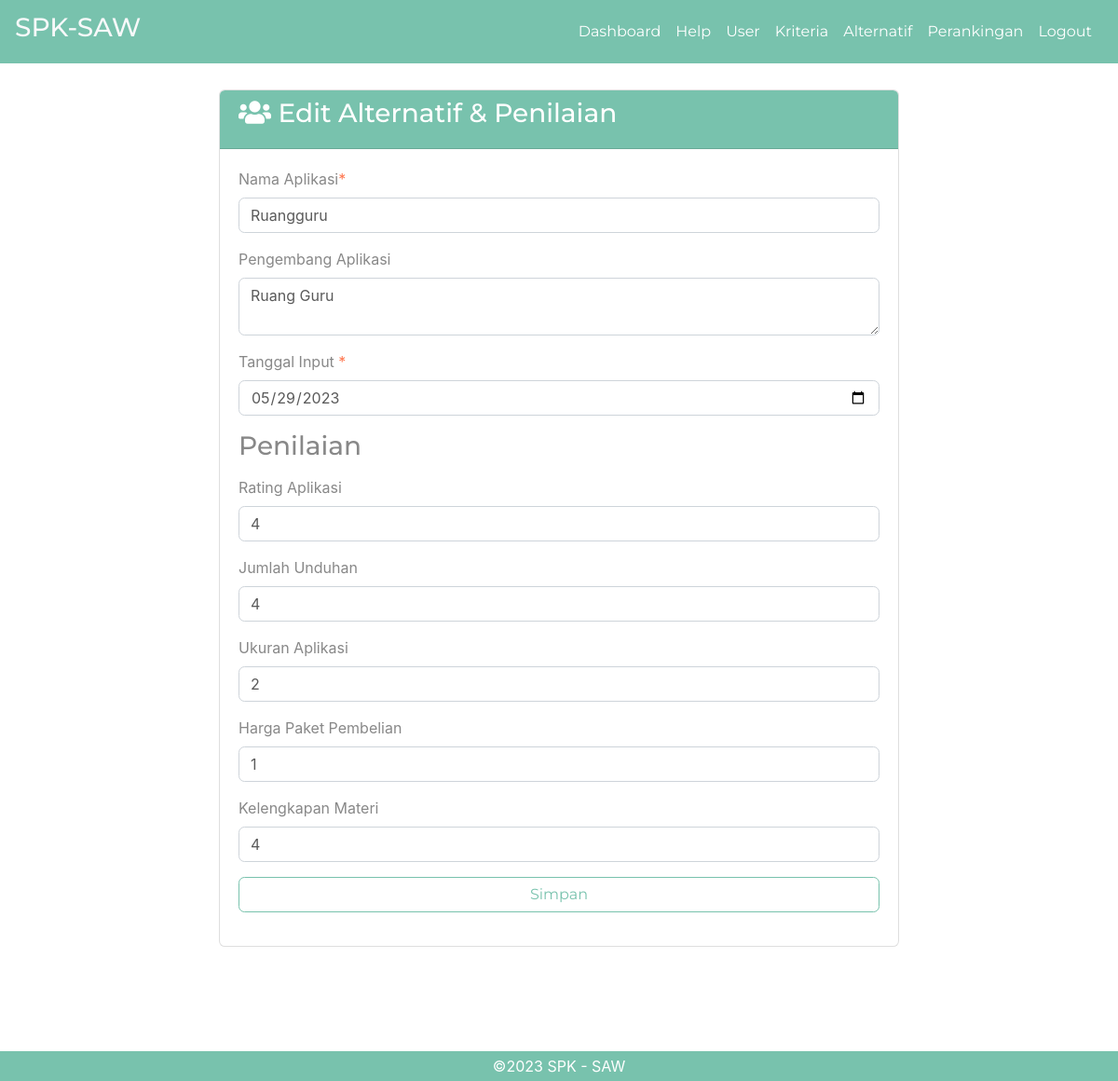
The app's page /edit-alternatif.php?id=222246 (signed in) with its own data.
### tables this page shows
CREATE TABLE `alternatif` (
  `id_alternatif` int(10) NOT NULL,
  `nama_aplikasi` varchar(25) NOT NULL,
  `pengembang` text NOT NULL,
  `tanggal_input` date NOT NULL
);

CREATE TABLE `nilai_alternatif` (
  `id_nilai_alternatif` int(11) NOT NULL,
  `id_alternatif` int(10) NOT NULL,
  `id_kriteria` int(10) NOT NULL,
  `nilai` float NOT NULL
);

CREATE TABLE `kriteria` (
  `id_kriteria` int(10) NOT NULL,
  `nama` varchar(30) NOT NULL,
  `type` enum('benefit','cost') NOT NULL,
  `bobot` float NOT NULL,
  `ada_pilihan` tinyint(1) DEFAULT NULL,
  `urutan_order` int(2) NOT NULL
);

### edit-alternatif.php (the view, shortened to what this page needs)
<?php require_once('includes/init.php'); ?>
<?php
$sukses = false;
$ada_error = false;
$id_alternatif = (isset($_GET['id'])) ? trim($_GET['id']) : '';
if(!$id_alternatif) {
	$ada_error = 'Maaf, data tidak dapat diproses.';
} else {
	$query = $pdo->prepare('SELECT * FROM alternatif WHERE id_alternatif = :id_alternatif');
	$query->execute(array('id_alternatif' => $id_alternatif));
	$result = $query->fetch();
	$id_alternatif = (isset($result['id_alternatif'])) ? trim($result['id_alternatif']) : '';
	$nama = (isset($result['nama_aplikasi'])) ? trim($result['nama_aplikasi']) : '';
	$pengembang = (isset($result['pengembang'])) ? trim($result['pengembang']) : '';
	$tanggal_input = (isset($result['tanggal_input'])) ? trim($result['tanggal_input']) : '';
}
?>
<?php
require_once('head.php');
require_once('navbar.php');
?>
<div class="container pt-5 pb-5">
	<div class="row ">
		<div class="col col-md-8 mx-auto">
			<div class="card mb-5">
				<div class="card-header pt-2 bg-primary text-white">
					<h3> <i class="fa fa-users" ></i> Edit Alternatif & Penilaian</h3>
                </div>
                        <?php if($sukses): ?>
                            <div class="msg-box">
                                <p>Data berhasil disimpan</p>
                            </div>
                        <?php elseif($ada_error): ?>
                            <p><?php echo $ada_error; ?></p>
                        <?php else: ?>
                            <div class="card-body">
                                <form action="edit-alternatif.php?id=<?php echo $id_alternatif; ?>" method="post">
                                    <div class="form-group">
                                        <label>Nama Aplikasi<span class="text-danger">*</span></label>
                                        <input type="text" class="form-control" name="nama_aplikasi" value="<?php echo $nama; ?>">
                                    </div>
                                    <div class="form-group">
                                        <label>Pengembang Aplikasi</label>
                                        <textarea class="form-control" name="pengembang" cols="30" rows="2"><?php echo $pengembang; ?></textarea>
                                    </div>
                                    <div class="form-group">
                                        <label>Tanggal Input <span class="text-danger">*</span></label>
                                        <input class="form-control" type="date" name="tanggal_input" value="<?php echo $tanggal_input; ?>" class="datepicker">
                                    </div>
                                    <label><h3>Penilaian</h3></label>
                                    <?php
                                    $query2 = $pdo->prepare('SELECT nilai_alternatif.nilai AS nilai, kriteria.nama AS nama, kriteria.id_kriteria AS id_kriteria, kriteria.ada_pilihan AS jenis_nilai
                                    FROM kriteria LEFT JOIN nilai_alternatif
                                    ON nilai_alternatif.id_kriteria = kriteria.id_kriteria
                                    AND nilai_alternatif.id_alternatif = :id_alternatif
                                    ORDER BY kriteria.urutan_order ASC');
                                    $query2->execute(array(
                                        'id_alternatif' => $id_alternatif
                                    ));
                                    $query2->setFetchMode(PDO::FETCH_ASSOC);
                                    if($query2->rowCount() > 0):
                                        while($kriteria = $query2->fetch()):
                                        ?>
                                            <div class="form-group">
                                                <label><?php echo $kriteria['nama']; ?></label>
                                                <?php if(!$kriteria['jenis_nilai']): ?>
                                                    <input class="form-control" type="number" step="0.001" name="kriteria[<?php echo $kriteria['id_kriteria']; ?>]" value="<?php echo ($kriteria['nilai']) ? $kriteria['nilai'] : 0; ?>">
                                                <?php endif; ?>
                                            </div>
                                        <?php
                                        endwhile;
                                    else:
                                        echo '<p>Kriteria masih kosong.</p>';
                                    endif;
                                    ?>
                                    <div class="form-group">
                                        <button type="submit" name="submit" value="submit" class="btn btn-outline-primary form-control">Simpan</button>
                                    </div>
                                </form>
                            </div>
                        <?php endif; ?>
                    </div>
            </div>
        </div>
	</div>
<?php
require_once('foot.php');

### records on screen
alternatif: nama_aplikasi "Ruangguru", pengembang "Ruang Guru", tanggal_input "05/29/2023"
nilai_alternatif: id_kriteria.nama "Rating Aplikasi", nilai "4"
nilai_alternatif: id_kriteria.nama "Jumlah Unduhan", nilai "4"
nilai_alternatif: id_kriteria.nama "Ukuran Aplikasi", nilai "2"
nilai_alternatif: id_kriteria.nama "Harga Paket Pembelian", nilai "1"
nilai_alternatif: id_kriteria.nama "Kelengkapan Materi", nilai "4"
